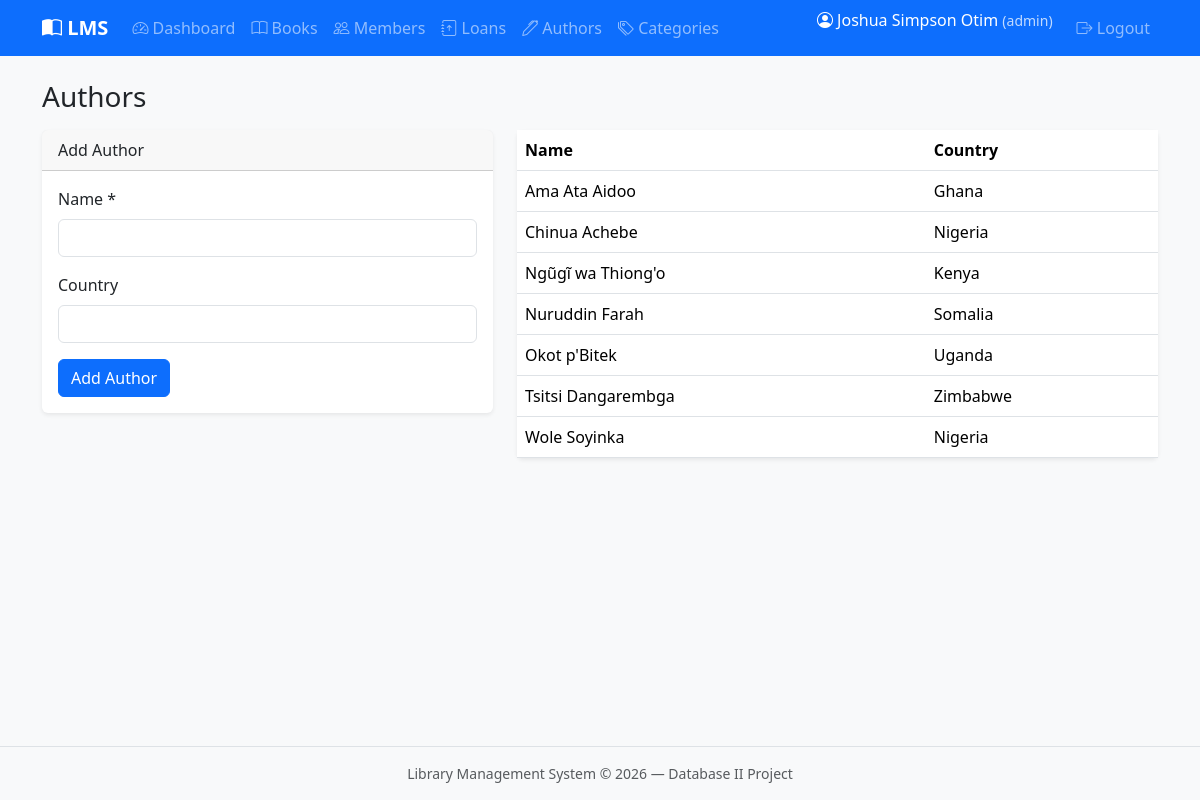
The app's page /authors/index.php (signed in) with its own data.
### tables this page shows
CREATE TABLE authors (
  id INT UNSIGNED AUTO_INCREMENT PRIMARY KEY,
  name VARCHAR(150) NOT NULL,
  country VARCHAR(100) DEFAULT NULL,
  created_at TIMESTAMP DEFAULT CURRENT_TIMESTAMP
);

### includes/functions.php (called while the page is built, shortened)
<?php
function e(?string $value): string
{
    return htmlspecialchars($value ?? '', ENT_QUOTES, 'UTF-8');
}

### authors/index.php (the view, shortened to what this page needs)
<?php
require_once __DIR__ . '/../config/database.php';
require_once __DIR__ . '/../includes/functions.php';
$authors = $pdo->query('SELECT * FROM authors ORDER BY name')->fetchAll();
include __DIR__ . '/../includes/header.php';
?>
<div class="d-flex justify-content-between align-items-center mb-3">
    <h1 class="h3 mb-0">Authors</h1>
</div>
<div class="row g-4">
    <div class="col-lg-5">
        <div class="card">
            <div class="card-header">Add Author</div>
            <div class="card-body">
                <form method="post">
                    <div class="mb-3">
                        <label class="form-label">Name *</label>
                        <input type="text" name="name" class="form-control" required
                               value="<?= e($_POST['name'] ?? '') ?>">
                    </div>
                    <div class="mb-3">
                        <label class="form-label">Country</label>
                        <input type="text" name="country" class="form-control"
                               value="<?= e($_POST['country'] ?? '') ?>">
                    </div>
                    <button type="submit" class="btn btn-primary">Add Author</button>
                </form>
            </div>
        </div>
    </div>
    <div class="col-lg-7">
        <div class="card">
            <div class="table-responsive">
                <table class="table table-hover mb-0">
                    <thead>
                        <tr>
                            <th>Name</th>
                            <th>Country</th>
                        </tr>
                    </thead>
                    <tbody>
                    <?php foreach ($authors as $a): ?>
                        <tr>
                            <td><?= e($a['name']) ?></td>
                            <td><?= e($a['country'] ?? '—') ?></td>
                        </tr>
                    <?php endforeach; ?>
                    </tbody>
                </table>
            </div>
        </div>
    </div>
</div>
<?php include __DIR__ . '/../includes/footer.php'; ?>

### assets/css/style.css (style rules this page uses)
body { min-height: 100vh; display: flex; flex-direction: column; background-color: #f8f9fa; }
.card { border: none; box-shadow: 0 0.125rem 0.25rem rgba(0, 0, 0, 0.075); }
.table th { white-space: nowrap; }

### records on screen
authors: name "Ama Ata Aidoo", country "Ghana"
authors: name "Chinua Achebe", country "Nigeria"
authors: name "Ngũgĩ wa Thiong'o", country "Kenya"
authors: name "Nuruddin Farah", country "Somalia"
authors: name "Okot p'Bitek", country "Uganda"
authors: name "Tsitsi Dangarembga", country "Zimbabwe"
authors: name "Wole Soyinka", country "Nigeria"

### other values on screen
$_SESSION['full_name'] "Joshua Simpson Otim"
$_SESSION['role'] "admin"
